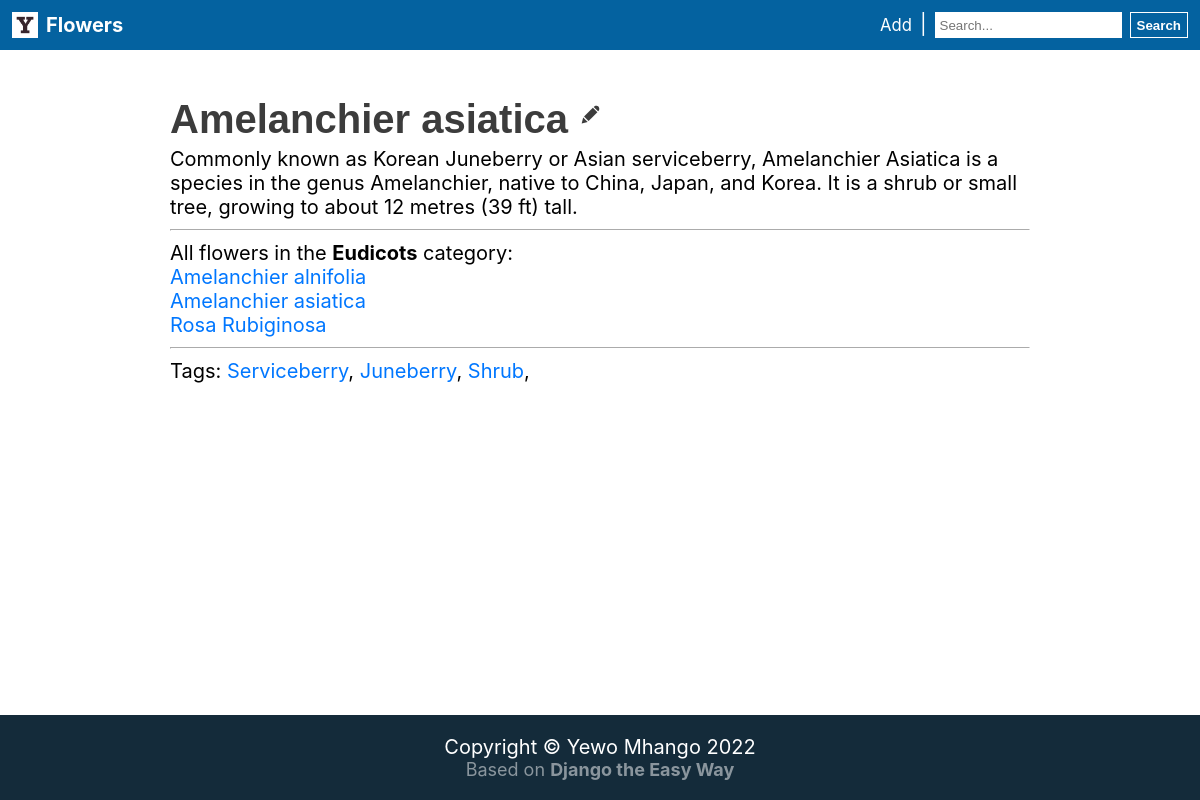
The app's page /flower/amelanchier-asiatica/ with its own data.
### myapp/models.py (models this page shows, shortened)
class Flower(models.Model):
    title = models.CharField(max_length=255, default='')
    description = models.TextField(default='')
    slug = models.SlugField(blank=True, default='')
    category = models.ForeignKey(Category, null=True, on_delete=models.PROTECT)
    tags = models.ManyToManyField(Tag)
    def __str__(self) -> str:
        return self.title

class Category(models.Model):
    title = models.CharField(max_length=255, default='')
    def __str__(self) -> str:
        return self.title

class Tag(models.Model):
    title = models.CharField(max_length=255, default='')
    slug = models.SlugField(blank=True, default='')
    def __str__(self) -> str:
        return self.title

### myapp/views.py (the view)
# urls.py: path('flower/<slug:slug>/', myapp_views.detail, name='detail'),
def detail(request: HttpRequest, slug=None):
    flower = get_object_or_404(Flower, slug=slug)
    return render(request, 'myapp/detail.html', {'flower': flower, 'page_title': flower.title})

### myapp/templates/myapp/detail.html (shortened to what this page needs)
{% extends 'base/base.html' %} {% block content %} {% load static %}
<div class="jumbotron">
  <h1>
    {{ flower.title }}
    <a href="{% url 'edit' pk=flower.pk %}">
      <img src="{% static 'base/images/edit.svg' %}" alt="" height="30px" />
    </a>
  </h1>
  <div class="flowerDescription">{{ flower.description }}</div>
</div>
<hr />
All flowers in the <strong>{{ flower.category }}</strong> category:
<br />
{% for c_flower in flower.category.flower_set.all %}
<a href="{% url 'detail' c_flower.slug %}">{{ c_flower }}</a>
<br />
{% endfor %}
<hr />
Tags: {% for tag in flower.tags.all %}
<a href="{% url 'tags' tag.slug %}">{{ tag }}</a>, {% endfor %} {% endblock %}

### base/static/base/css/site.css (style rules this page uses)
* { box-sizing: border-box; transition: all 0.25s ease; }
h1, h2, h3, h4, h5, h6 { color: rgb(60, 60, 60); margin-bottom: 5px; font-family: Montserrat, sans-serif; }
body { font-family: -apple-system, BlinkMacSystemFont, "Segoe UI", Roboto, Oxygen, Cantarell, "Open Sans", "Helvetica Neue", Tahoma, Geneva, Verdana, sans-serif; font-size: 20px; min-height: 100vh; display: flex; flex-direction: column; justify-content: space-between; margin: 0; }
a { color: rgb(0, 119, 255); text-decoration: none; }
hr { border-color: white; }

### records on screen
Flower: title "Amelanchier asiatica", description "Commonly known as Korean Juneberry or Asian serviceberry, Amelanchier Asiatica is a species in the genus Amelanchier, native to China, Japan, and Korea. It is a shrub or small tree, growing to about 12 metres (39 ft) tall.", category "Eudicots"
Flower: title "Amelanchier alnifolia"
Flower: title "Rosa Rubiginosa"
Tag: title "Serviceberry"
Tag: title "Juneberry"
Tag: title "Shrub"
